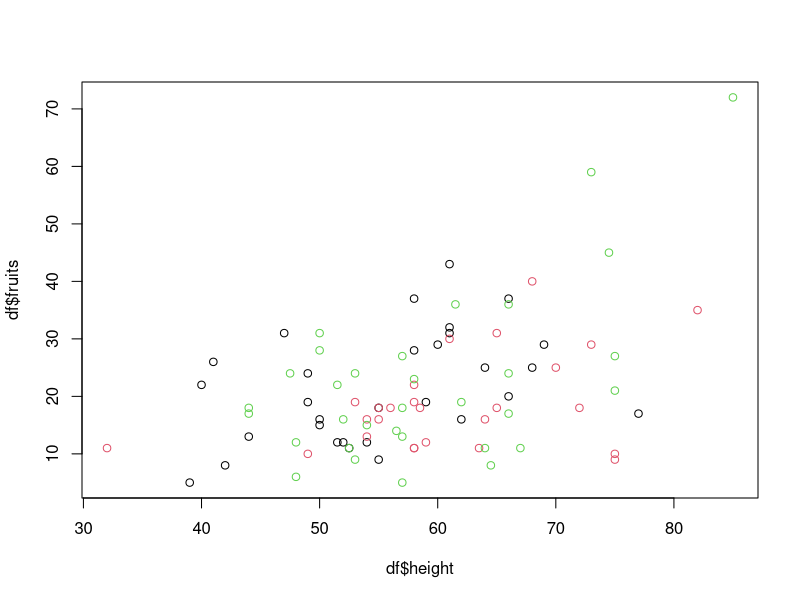

Write R code to recreate this figure.
# This script fits a GLM to the dataset provided. The goal of the analysis is
# to determine how total floral scent emission effects the number of fruits
# produced

# Clear variables
rm(list = ls())

# Load packages
library(here, quietly = TRUE)
library(tidyverse, quietly = TRUE)
library(glmmTMB, quietly = TRUE)

# Load data
df <- as_tibble(
  read.table(
    here("Report", "Data", "penstemon_copy.txt"), header = TRUE, sep = "\t"
  )
)
metadata <- read.csv(here("Report", "Data", "metadata.csv"))

# Make grouping variables factors
df <- mutate(df, across(c(Pop, Block), as.factor))


plot(df$height, df$fruits, col = (df$Pop))
